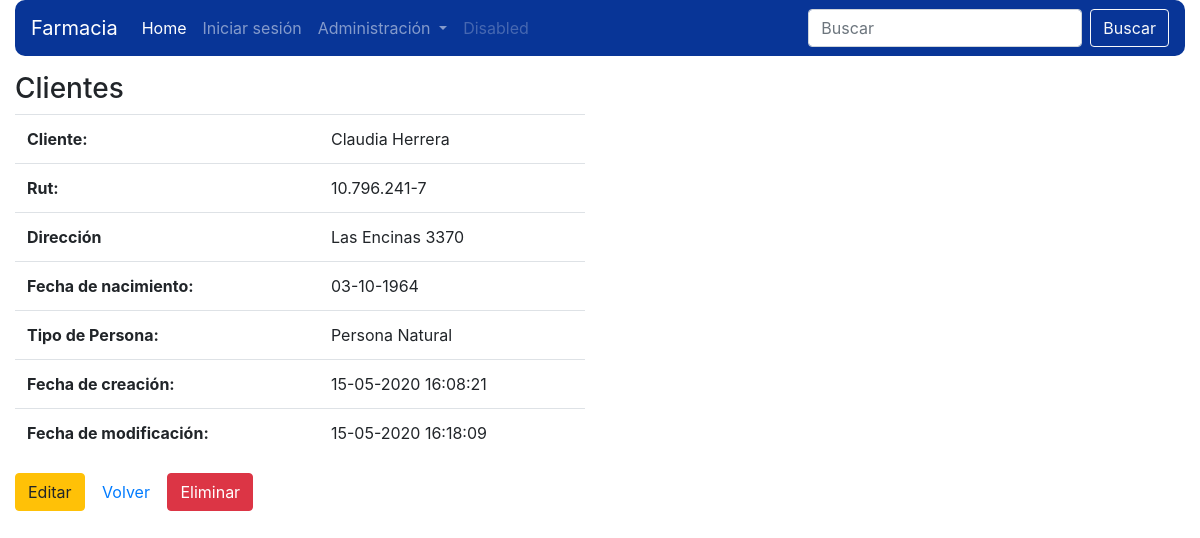
/verCliente.php?id=2, run on the app's committed database.
### tables this page shows
CREATE TABLE `clientes` (
  `id` int(11) NOT NULL,
  `nombre` varchar(50) NOT NULL,
  `rut` varchar(50) NOT NULL,
  `dirección` varchar(50) NOT NULL,
  `fecha_nacimiento` date NOT NULL,
  `persona` enum('Persona Natural','Empresa') NOT NULL,
  `created_at` datetime DEFAULT NULL,
  `updated_at` datetime DEFAULT NULL
);

### class/modelo.php (called while the page is built, shortened)
<?php
class Modelo
{
	public function __construct(){
		$this->_db = new Database;
	}
}

### class/clienteModel.php (called while the page is built, shortened)
 <?php
require('modelo.php');
class clienteModel extends Modelo
{
	public function getClienteId($id){
		$id = (int) $id;
		$cliente = $this->_db->prepare("SELECT id, nombre, rut, dirección, fecha_nacimiento, persona, created_at, updated_at FROM clientes WHERE id = ?");
		$cliente->bindParam(1, $id);
		$cliente->execute();
		return $cliente->fetch();
	}
}

### verCliente.php (the view, shortened to what this page needs)
<?php
require('class/clienteModel.php');
$clientes = new clienteModel;
if (isset($_GET['id'])) {
	$id = filter_var($_GET['id'], FILTER_VALIDATE_INT);
	$res = $clientes->getClienteId($id);
}
?>
<!DOCTYPE html>
<html>
<head>
	<link rel="stylesheet" href="https://stackpath.bootstrapcdn.com/bootstrap/4.4.1/css/bootstrap.min.css">
</head>
<body>
	<div class="container-fluid">
		<?php include('header.php'); ?>
		<div class="row">
			<div class="col-md-6 mt-3">
				<h3>Clientes</h3>
				<table class="table table-hover">
					<tr>
						<th>Cliente:</th>
						<td><?php echo $res['nombre']; ?></td>
					</tr>
					<tr>
						<th>Rut:</th>
						<td><?php echo $res['rut']; ?></td>
					</tr>
					<tr>
						<th>Dirección</th>
						<td><?php echo $res['dirección']; ?></td>
					</tr>
					<tr>
						<th>Fecha de nacimiento:</th>
						<td>
							<?php
								$fecha_reg = new DateTime($res['fecha_nacimiento']);
								echo $fecha_reg->format('d-m-Y ');
							?>
						</td>
					</tr>
					<tr>
						<th>Tipo de Persona:</th>
						<td><?php echo $res['persona']; ?></td>
					</tr>
					<tr>
						<th>Fecha de creación:</th>
						<td>
							<?php
								$fecha_reg = new DateTime($res['created_at']);
								echo $fecha_reg->format('d-m-Y H:i:s');
							?>
						</td>
					</tr>
					<tr>
						<th>Fecha de modificación:</th>
						<td>
							<?php
								$fecha_mod = new DateTime($res['updated_at']);
								echo $fecha_mod->format('d-m-Y H:i:s');
							?>
						</td>
					</tr>
				</table>
				<p>
					<a href="editCliente.php?id=<?php echo $res['id']; ?>" class="btn btn-warning">Editar</a>
					<a href="clientes.php" class="btn btn-link">Volver</a>
					<a href="delcliente.php?id=<?php echo $res['id']; ?>" class="btn btn-danger">Eliminar</a>
				</p>
			</div>
		</div>
	</div>
</body>
</html>

### data on the page
clientes: nombre "Claudia Herrera", rut "10.796.241-7", dirección "Las Encinas 3370", fecha_nacimiento "03-10-1964", persona "Persona Natural", created_at "15-05-2020 16:08:21", updated_at "15-05-2020 16:18:09"
